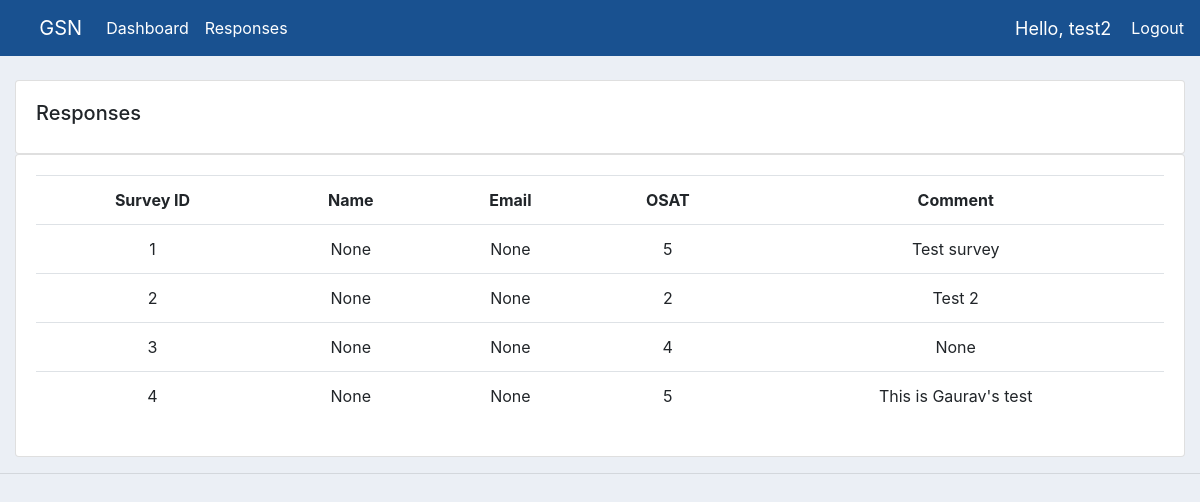
Page /responses/ (signed in) on the earlier database version.
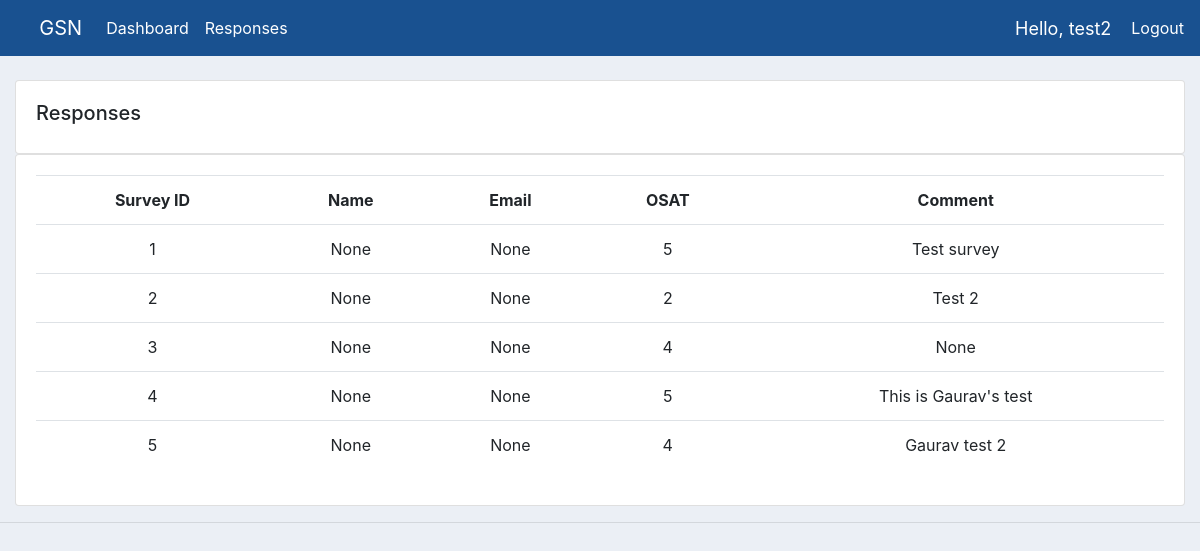
Same page on the later database version.
### accounts/models.py (models this page shows)
class Record(models.Model):
	PERMSSION_TO_CONTACT = (
	('Yes','Yes'),
	('No','No'),
	)
	surveyid = models.AutoField(primary_key=True, verbose_name = 'Survey ID', default = None)
	name = models.CharField(max_length = 200, null = True, blank=True)
	mobile = models.CharField(max_length = 10, null = True, blank=True)
	email = models.CharField(max_length = 200, null = True, blank=True)
	osat = models.CharField(max_length = 200, null = True)
	rsn_for_score = models.CharField(max_length = 1000, null = True, blank=True)
	permission_to_contact = models.CharField(max_length = 200, null = True, choices = PERMSSION_TO_CONTACT, blank=True)
	survey = models.ForeignKey(Survey, default=1, on_delete = models.SET_NULL, null=True, blank=True)
	def __str__(self):
		survey_id = str(self.surveyid)
		return survey_id

### accounts/views.py (the view)
# urls.py: path('responses/',views.viewResponse, name="responses"),
def viewResponse(request):
	user_loggedin = request.user
	parent = Customer.objects.filter(username= user_loggedin)
	if parent:
		parent = Customer.objects.get(username= user_loggedin)
		org_id = parent.org.id
		survey_list = Survey.objects.filter(org = org_id)
		survey_list_id = []
		for i in survey_list:
			survey_list_id.append(i.id)
		allrecords = []
		for i in survey_list_id:
			survey_name = Survey.objects.get(id = i)
			child = survey_name.record_set.all()
			records_list = list(child)
			for i in records_list:
				allrecords.append(Record.objects.get(surveyid=str(i)))
		records=allrecords
		print (records)
		context={'records':records}
		return render(request,'word/responses.html', context)
	else:
		context={}
		return render(request,'word/responses.html', context)

### accounts/templates/word/responses.html
{% extends 'word/main.html' %}
{% block content %}
<br>
<div class="row">
    <div class="col-md">
        <div class="card card-body">
            <h5>Responses</h5>
        </div>
        <div class="card card-body">
            <table class="table">
                <tr align="center">
                    <th>Survey ID</th>
                    <th>Name</th>
                    <th>Email</th>
                    <th>OSAT</th>
                    <th>Comment</th>
                </tr>
             {% for record in records %}
                 <tr align="center">
                        <td>{{record.surveyid}}</td>
                        <td>{{record.name}}</td>
                        <td>{{record.email}}</td>
                        <td>{{record.osat}}</td>
                        <td>{{record.rsn_for_score}}</td>
                    </tr>
            {% endfor %}
            </table>
        </div>
    </div>
</div>
{%endblock%}

### accounts/templates/word/main.html (shortened to what this page needs)
{% load static %}
<!DOCTYPE html>
<html>
<head>
    <link rel="stylesheet" href="https://stackpath.bootstrapcdn.com/bootstrap/4.3.1/css/bootstrap.min.css">
    <link rel="stylesheet" type="text/css" href="{% static 'css/main.css' %}" />
</head>
<body>
    {% include 'word/navbar.html' %}
    <div class="container-fluid">
    {% block content %}
    {% endblock %}
    </div>
    <hr>
</body>
</html>

### accounts/templates/word/navbar.html (shortened to what this page needs)
{% load static %}
<nav class="navbar navbar-expand-lg" style="background: #195190FF;">
    <img src="" style="height:40px; padding-right:2%;">
    <a class="navbar-brand" href="#">GSN</a>
    <div class="collapse navbar-collapse" id="navbarNav">
        <ul class="navbar-nav">
            <li class="nav-item active">
                <a class="nav-link" href="{% url 'home' %}">Dashboard</a>
            </li>
            <li class="nav-item">
                <a class="nav-link" href="{% url 'responses' %}">Responses</a>
            </li>
        </ul>
    </div>
    <span id="hello-msg">Hello, {{request.user}}</span>
    <span><a href="{% url 'logout' %}">Logout</a></span>
</nav>

### static/css/main.css (style rules this page uses)
body { background-color: #ebeff5; }

### accounts/templates/word/navbar.html (style rules this page uses)
#hello-msg { font-size: 18px; color: #fff; margin-right: 20px; }
a { color: #fff; }

Differences in the rows shown:
added Record: surveyid "5", name "None", email "None", osat "4", rsn_for_score "Gaurav test 2"
